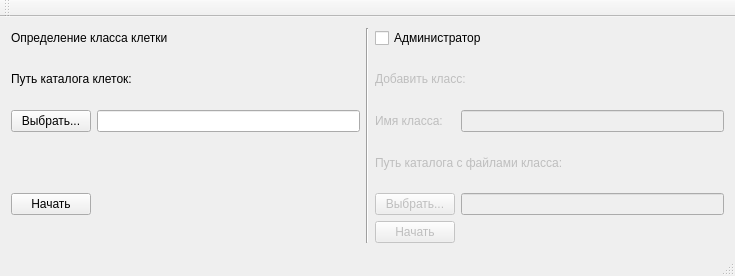
<?xml version="1.0" encoding="UTF-8"?>
<ui version="4.0">
 <class>MainWindow</class>
 <widget class="QMainWindow" name="MainWindow">
  <property name="geometry">
   <rect>
    <x>0</x>
    <y>0</y>
    <width>735</width>
    <height>276</height>
   </rect>
  </property>
  <property name="windowTitle">
   <string>MainWindow</string>
  </property>
  <widget class="QWidget" name="centralWidget">
   <layout class="QGridLayout" name="gridLayout">
    <item row="0" column="0" colspan="2">
     <widget class="QLabel" name="label">
      <property name="text">
       <string>Определение класса клетки</string>
      </property>
     </widget>
    </item>
    <item row="0" column="2" rowspan="6">
     <widget class="Line" name="line">
      <property name="orientation">
       <enum>Qt::Vertical</enum>
      </property>
     </widget>
    </item>
    <item row="0" column="3" colspan="2">
     <widget class="QCheckBox" name="adminMode">
      <property name="text">
       <string>Администратор</string>
      </property>
     </widget>
    </item>
    <item row="1" column="0" colspan="2">
     <widget class="QLabel" name="label_5">
      <property name="text">
       <string>Путь каталога клеток: </string>
      </property>
     </widget>
    </item>
    <item row="1" column="3" colspan="2">
     <widget class="QLabel" name="addClassLbl_adm">
      <property name="enabled">
       <bool>false</bool>
      </property>
      <property name="text">
       <string>Добавить класс: </string>
      </property>
     </widget>
    </item>
    <item row="2" column="0">
     <widget class="QPushButton" name="pathCat">
      <property name="text">
       <string>Выбрать...</string>
      </property>
     </widget>
    </item>
    <item row="2" column="1">
     <widget class="QLineEdit" name="linePath"/>
    </item>
    <item row="2" column="3">
     <widget class="QLabel" name="nameClassLbl_adm">
      <property name="enabled">
       <bool>false</bool>
      </property>
      <property name="text">
       <string>Имя класса:</string>
      </property>
     </widget>
    </item>
    <item row="2" column="4">
     <widget class="QLineEdit" name="nameClass_adm">
      <property name="enabled">
       <bool>false</bool>
      </property>
     </widget>
    </item>
    <item row="3" column="3" colspan="2">
     <widget class="QLabel" name="pathCatLbl_adm">
      <property name="enabled">
       <bool>false</bool>
      </property>
      <property name="text">
       <string>Путь каталога с файлами класса:</string>
      </property>
     </widget>
    </item>
    <item row="4" column="0">
     <widget class="QPushButton" name="start">
      <property name="text">
       <string>Начать</string>
      </property>
     </widget>
    </item>
    <item row="4" column="3">
     <widget class="QPushButton" name="pathCat_adm">
      <property name="enabled">
       <bool>false</bool>
      </property>
      <property name="text">
       <string>Выбрать...</string>
      </property>
     </widget>
    </item>
    <item row="4" column="4">
     <widget class="QLineEdit" name="linePath_adm">
      <property name="enabled">
       <bool>false</bool>
      </property>
     </widget>
    </item>
    <item row="5" column="3">
     <widget class="QPushButton" name="start_adm">
      <property name="enabled">
       <bool>false</bool>
      </property>
      <property name="text">
       <string>Начать</string>
      </property>
     </widget>
    </item>
   </layout>
  </widget>
  <widget class="QMenuBar" name="menuBar">
   <property name="geometry">
    <rect>
     <x>0</x>
     <y>0</y>
     <width>735</width>
     <height>22</height>
    </rect>
   </property>
  </widget>
  <widget class="QToolBar" name="mainToolBar">
   <attribute name="toolBarArea">
    <enum>TopToolBarArea</enum>
   </attribute>
   <attribute name="toolBarBreak">
    <bool>false</bool>
   </attribute>
  </widget>
  <widget class="QStatusBar" name="statusBar"/>
 </widget>
 <layoutdefault spacing="6" margin="11"/>
 <resources/>
 <connections>
  <connection>
   <sender>adminMode</sender>
   <signal>toggled(bool)</signal>
   <receiver>linePath_adm</receiver>
   <slot>setEnabled(bool)</slot>
   <hints>
    <hint type="sourcelabel">
     <x>550</x>
     <y>58</y>
    </hint>
    <hint type="destinationlabel">
     <x>593</x>
     <y>202</y>
    </hint>
   </hints>
  </connection>
  <connection>
   <sender>adminMode</sender>
   <signal>toggled(bool)</signal>
   <receiver>nameClass_adm</receiver>
   <slot>setEnabled(bool)</slot>
   <hints>
    <hint type="sourcelabel">
     <x>550</x>
     <y>58</y>
    </hint>
    <hint type="destinationlabel">
     <x>593</x>
     <y>130</y>
    </hint>
   </hints>
  </connection>
  <connection>
   <sender>adminMode</sender>
   <signal>toggled(bool)</signal>
   <receiver>start_adm</receiver>
   <slot>setEnabled(bool)</slot>
   <hints>
    <hint type="sourcelabel">
     <x>550</x>
     <y>58</y>
    </hint>
    <hint type="destinationlabel">
     <x>414</x>
     <y>232</y>
    </hint>
   </hints>
  </connection>
  <connection>
   <sender>adminMode</sender>
   <signal>toggled(bool)</signal>
   <receiver>pathCat_adm</receiver>
   <slot>setEnabled(bool)</slot>
   <hints>
    <hint type="sourcelabel">
     <x>550</x>
     <y>58</y>
    </hint>
    <hint type="destinationlabel">
     <x>414</x>
     <y>202</y>
    </hint>
   </hints>
  </connection>
  <connection>
   <sender>adminMode</sender>
   <signal>toggled(bool)</signal>
   <receiver>addClassLbl_adm</receiver>
   <slot>setEnabled(bool)</slot>
   <hints>
    <hint type="sourcelabel">
     <x>550</x>
     <y>58</y>
    </hint>
    <hint type="destinationlabel">
     <x>550</x>
     <y>94</y>
    </hint>
   </hints>
  </connection>
  <connection>
   <sender>adminMode</sender>
   <signal>toggled(bool)</signal>
   <receiver>nameClassLbl_adm</receiver>
   <slot>setEnabled(bool)</slot>
   <hints>
    <hint type="sourcelabel">
     <x>550</x>
     <y>58</y>
    </hint>
    <hint type="destinationlabel">
     <x>414</x>
     <y>130</y>
    </hint>
   </hints>
  </connection>
  <connection>
   <sender>adminMode</sender>
   <signal>toggled(bool)</signal>
   <receiver>pathCatLbl_adm</receiver>
   <slot>setEnabled(bool)</slot>
   <hints>
    <hint type="sourcelabel">
     <x>550</x>
     <y>58</y>
    </hint>
    <hint type="destinationlabel">
     <x>550</x>
     <y>166</y>
    </hint>
   </hints>
  </connection>
 </connections>
</ui>
